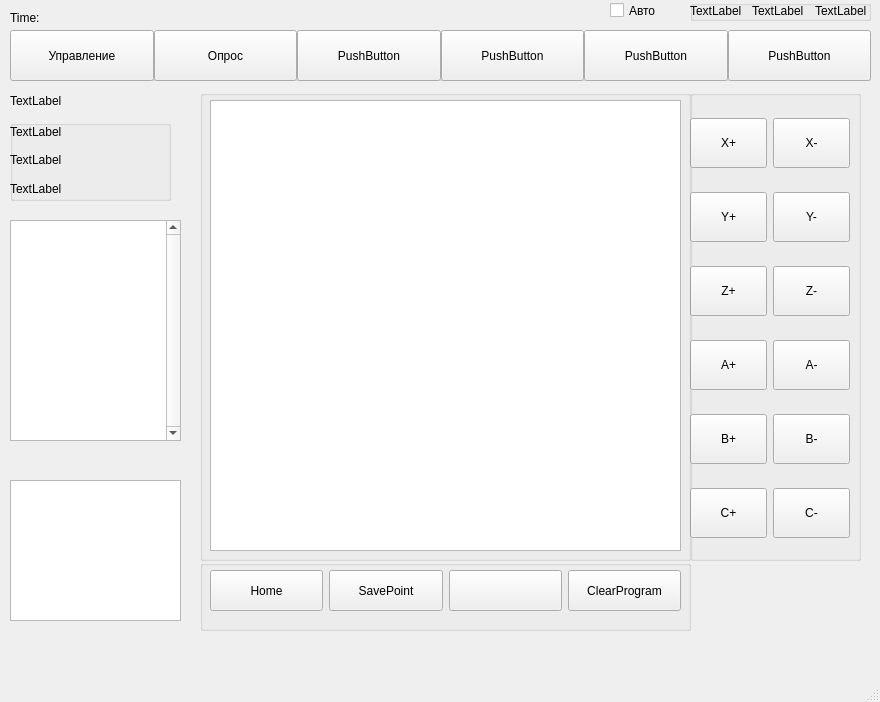
<?xml version="1.0" encoding="UTF-8"?>
<ui version="4.0">
 <class>MainWindow</class>
 <widget class="QMainWindow" name="MainWindow">
  <property name="geometry">
   <rect>
    <x>0</x>
    <y>0</y>
    <width>880</width>
    <height>702</height>
   </rect>
  </property>
  <property name="windowTitle">
   <string>MainWindow</string>
  </property>
  <widget class="QWidget" name="centralwidget">
   <widget class="QStackedWidget" name="stackedWidget">
    <property name="geometry">
     <rect>
      <x>200</x>
      <y>80</y>
      <width>671</width>
      <height>551</height>
     </rect>
    </property>
    <property name="currentIndex">
     <number>0</number>
    </property>
    <widget class="QWidget" name="ControlPage">
     <widget class="QGroupBox" name="MoveBox">
      <property name="geometry">
       <rect>
        <x>490</x>
        <y>10</y>
        <width>171</width>
        <height>471</height>
       </rect>
      </property>
      <property name="title">
       <string/>
      </property>
      <widget class="QWidget" name="verticalLayoutWidget_2">
       <property name="geometry">
        <rect>
         <x>0</x>
         <y>10</y>
         <width>160</width>
         <height>461</height>
        </rect>
       </property>
       <layout class="QVBoxLayout" name="verticalLayout_6">
        <item>
         <layout class="QHBoxLayout" name="horizontalLayout_5">
          <item>
           <widget class="QPushButton" name="XForward">
            <property name="sizePolicy">
             <sizepolicy hsizetype="Fixed" vsizetype="Fixed">
              <horstretch>0</horstretch>
              <verstretch>0</verstretch>
             </sizepolicy>
            </property>
            <property name="maximumSize">
             <size>
              <width>16777215</width>
              <height>50</height>
             </size>
            </property>
            <property name="text">
             <string>X+</string>
            </property>
           </widget>
          </item>
          <item>
           <widget class="QPushButton" name="XBackward">
            <property name="sizePolicy">
             <sizepolicy hsizetype="Fixed" vsizetype="Fixed">
              <horstretch>0</horstretch>
              <verstretch>0</verstretch>
             </sizepolicy>
            </property>
            <property name="maximumSize">
             <size>
              <width>16777215</width>
              <height>50</height>
             </size>
            </property>
            <property name="text">
             <string>X-</string>
            </property>
           </widget>
          </item>
         </layout>
        </item>
        <item>
         <layout class="QHBoxLayout" name="horizontalLayout_8">
          <item>
           <widget class="QPushButton" name="YForward">
            <property name="maximumSize">
             <size>
              <width>16777215</width>
              <height>50</height>
             </size>
            </property>
            <property name="text">
             <string>Y+</string>
            </property>
           </widget>
          </item>
          <item>
           <widget class="QPushButton" name="YBackward">
            <property name="maximumSize">
             <size>
              <width>16777215</width>
              <height>50</height>
             </size>
            </property>
            <property name="text">
             <string>Y-</string>
            </property>
           </widget>
          </item>
         </layout>
        </item>
        <item>
         <layout class="QHBoxLayout" name="horizontalLayout_9">
          <item>
           <widget class="QPushButton" name="ZForward">
            <property name="maximumSize">
             <size>
              <width>16777215</width>
              <height>50</height>
             </size>
            </property>
            <property name="text">
             <string>Z+</string>
            </property>
           </widget>
          </item>
          <item>
           <widget class="QPushButton" name="ZBackward">
            <property name="maximumSize">
             <size>
              <width>16777215</width>
              <height>50</height>
             </size>
            </property>
            <property name="text">
             <string>Z-</string>
            </property>
           </widget>
          </item>
         </layout>
        </item>
        <item>
         <layout class="QHBoxLayout" name="horizontalLayout_10">
          <item>
           <widget class="QPushButton" name="AForward">
            <property name="maximumSize">
             <size>
              <width>16777215</width>
              <height>50</height>
             </size>
            </property>
            <property name="text">
             <string>A+</string>
            </property>
           </widget>
          </item>
          <item>
           <widget class="QPushButton" name="ABackward">
            <property name="maximumSize">
             <size>
              <width>16777215</width>
              <height>50</height>
             </size>
            </property>
            <property name="text">
             <string>A-</string>
            </property>
           </widget>
          </item>
         </layout>
        </item>
        <item>
         <layout class="QHBoxLayout" name="horizontalLayout_11">
          <item>
           <widget class="QPushButton" name="BForward">
            <property name="maximumSize">
             <size>
              <width>16777215</width>
              <height>50</height>
             </size>
            </property>
            <property name="text">
             <string>B+</string>
            </property>
           </widget>
          </item>
          <item>
           <widget class="QPushButton" name="BBackward">
            <property name="maximumSize">
             <size>
              <width>16777215</width>
              <height>50</height>
             </size>
            </property>
            <property name="text">
             <string>B-</string>
            </property>
           </widget>
          </item>
         </layout>
        </item>
        <item>
         <layout class="QHBoxLayout" name="horizontalLayout_12">
          <item>
           <widget class="QPushButton" name="CForward">
            <property name="maximumSize">
             <size>
              <width>16777215</width>
              <height>50</height>
             </size>
            </property>
            <property name="text">
             <string>C+</string>
            </property>
           </widget>
          </item>
          <item>
           <widget class="QPushButton" name="CBackward">
            <property name="maximumSize">
             <size>
              <width>16777215</width>
              <height>50</height>
             </size>
            </property>
            <property name="text">
             <string>C-</string>
            </property>
           </widget>
          </item>
         </layout>
        </item>
       </layout>
      </widget>
     </widget>
     <widget class="QGroupBox" name="OutputCode">
      <property name="geometry">
       <rect>
        <x>0</x>
        <y>10</y>
        <width>491</width>
        <height>471</height>
       </rect>
      </property>
      <property name="title">
       <string/>
      </property>
      <widget class="QWidget" name="verticalLayoutWidget_5">
       <property name="geometry">
        <rect>
         <x>10</x>
         <y>10</y>
         <width>471</width>
         <height>451</height>
        </rect>
       </property>
       <layout class="QVBoxLayout" name="verticalLayout_9">
        <item>
         <widget class="QTextEdit" name="Code">
          <property name="readOnly">
           <bool>true</bool>
          </property>
          <property name="html">
           <string>&lt;!DOCTYPE HTML PUBLIC &quot;-//W3C//DTD HTML 4.0//EN&quot; &quot;http://www.w3.org/TR/REC-html40/strict.dtd&quot;&gt;
&lt;html&gt;&lt;head&gt;&lt;meta name=&quot;qrichtext&quot; content=&quot;1&quot; /&gt;&lt;style type=&quot;text/css&quot;&gt;
p, li { white-space: pre-wrap; }
&lt;/style&gt;&lt;/head&gt;&lt;body style=&quot; font-family:'MS Shell Dlg 2'; font-size:8.25pt; font-weight:400; font-style:normal;&quot;&gt;
&lt;p style=&quot;-qt-paragraph-type:empty; margin-top:0px; margin-bottom:0px; margin-left:0px; margin-right:0px; -qt-block-indent:0; text-indent:0px;&quot;&gt;&lt;br /&gt;&lt;/p&gt;&lt;/body&gt;&lt;/html&gt;</string>
          </property>
         </widget>
        </item>
       </layout>
      </widget>
     </widget>
     <widget class="QGroupBox" name="ParametrsButtons">
      <property name="geometry">
       <rect>
        <x>0</x>
        <y>480</y>
        <width>491</width>
        <height>71</height>
       </rect>
      </property>
      <property name="title">
       <string/>
      </property>
      <widget class="QWidget" name="horizontalLayoutWidget">
       <property name="geometry">
        <rect>
         <x>10</x>
         <y>10</y>
         <width>471</width>
         <height>41</height>
        </rect>
       </property>
       <layout class="QHBoxLayout" name="horizontalLayout">
        <item>
         <widget class="QPushButton" name="HomeButton">
          <property name="sizePolicy">
           <sizepolicy hsizetype="Minimum" vsizetype="Minimum">
            <horstretch>0</horstretch>
            <verstretch>0</verstretch>
           </sizepolicy>
          </property>
          <property name="text">
           <string>Home</string>
          </property>
         </widget>
        </item>
        <item>
         <widget class="QPushButton" name="SavePointButton">
          <property name="sizePolicy">
           <sizepolicy hsizetype="Minimum" vsizetype="Minimum">
            <horstretch>0</horstretch>
            <verstretch>0</verstretch>
           </sizepolicy>
          </property>
          <property name="text">
           <string>SavePoint</string>
          </property>
         </widget>
        </item>
        <item>
         <widget class="QPushButton" name="pushButton_23">
          <property name="sizePolicy">
           <sizepolicy hsizetype="Minimum" vsizetype="Minimum">
            <horstretch>0</horstretch>
            <verstretch>0</verstretch>
           </sizepolicy>
          </property>
          <property name="text">
           <string/>
          </property>
         </widget>
        </item>
        <item>
         <widget class="QPushButton" name="ClearProgramButtons">
          <property name="sizePolicy">
           <sizepolicy hsizetype="Minimum" vsizetype="Minimum">
            <horstretch>0</horstretch>
            <verstretch>0</verstretch>
           </sizepolicy>
          </property>
          <property name="text">
           <string>ClearProgram</string>
          </property>
         </widget>
        </item>
       </layout>
      </widget>
     </widget>
    </widget>
    <widget class="QWidget" name="SurvayPage">
     <widget class="QGroupBox" name="StatusSurvey">
      <property name="geometry">
       <rect>
        <x>10</x>
        <y>10</y>
        <width>161</width>
        <height>81</height>
       </rect>
      </property>
      <property name="title">
       <string/>
      </property>
      <widget class="QWidget" name="verticalLayoutWidget_3">
       <property name="geometry">
        <rect>
         <x>0</x>
         <y>0</y>
         <width>160</width>
         <height>80</height>
        </rect>
       </property>
       <layout class="QVBoxLayout" name="verticalLayout_7">
        <item>
         <widget class="QLabel" name="label_8">
          <property name="text">
           <string>TextLabel</string>
          </property>
         </widget>
        </item>
        <item>
         <widget class="QLabel" name="label_9">
          <property name="text">
           <string>TextLabel</string>
          </property>
         </widget>
        </item>
        <item>
         <widget class="QLabel" name="label_10">
          <property name="text">
           <string>TextLabel</string>
          </property>
         </widget>
        </item>
       </layout>
      </widget>
     </widget>
     <widget class="QGroupBox" name="Question">
      <property name="geometry">
       <rect>
        <x>10</x>
        <y>120</y>
        <width>651</width>
        <height>81</height>
       </rect>
      </property>
      <property name="title">
       <string/>
      </property>
      <widget class="QWidget" name="horizontalLayoutWidget_7">
       <property name="geometry">
        <rect>
         <x>0</x>
         <y>0</y>
         <width>651</width>
         <height>81</height>
        </rect>
       </property>
       <layout class="QHBoxLayout" name="horizontalLayout_13">
        <property name="spacing">
         <number>1</number>
        </property>
        <item>
         <widget class="QLabel" name="label_11">
          <property name="maximumSize">
           <size>
            <width>70</width>
            <height>16777215</height>
           </size>
          </property>
          <property name="text">
           <string>TextLabel</string>
          </property>
         </widget>
        </item>
        <item>
         <widget class="QRadioButton" name="radioButton">
          <property name="maximumSize">
           <size>
            <width>35</width>
            <height>16777215</height>
           </size>
          </property>
          <property name="text">
           <string>1</string>
          </property>
         </widget>
        </item>
        <item>
         <widget class="QRadioButton" name="radioButton_2">
          <property name="maximumSize">
           <size>
            <width>35</width>
            <height>16777215</height>
           </size>
          </property>
          <property name="text">
           <string>2</string>
          </property>
         </widget>
        </item>
        <item>
         <widget class="QRadioButton" name="radioButton_3">
          <property name="maximumSize">
           <size>
            <width>35</width>
            <height>16777215</height>
           </size>
          </property>
          <property name="text">
           <string>3</string>
          </property>
         </widget>
        </item>
        <item>
         <widget class="QRadioButton" name="radioButton_4">
          <property name="maximumSize">
           <size>
            <width>35</width>
            <height>16777215</height>
           </size>
          </property>
          <property name="text">
           <string>4</string>
          </property>
         </widget>
        </item>
        <item>
         <widget class="QRadioButton" name="radioButton_5">
          <property name="maximumSize">
           <size>
            <width>35</width>
            <height>16777215</height>
           </size>
          </property>
          <property name="text">
           <string>5</string>
          </property>
         </widget>
        </item>
        <item>
         <widget class="QRadioButton" name="radioButton_6">
          <property name="maximumSize">
           <size>
            <width>35</width>
            <height>16777215</height>
           </size>
          </property>
          <property name="text">
           <string>6</string>
          </property>
         </widget>
        </item>
        <item>
         <widget class="QRadioButton" name="radioButton_8">
          <property name="maximumSize">
           <size>
            <width>35</width>
            <height>16777215</height>
           </size>
          </property>
          <property name="text">
           <string>7</string>
          </property>
         </widget>
        </item>
        <item>
         <widget class="QRadioButton" name="radioButton_7">
          <property name="maximumSize">
           <size>
            <width>35</width>
            <height>16777215</height>
           </size>
          </property>
          <property name="text">
           <string>8</string>
          </property>
         </widget>
        </item>
        <item>
         <widget class="QRadioButton" name="radioButton_9">
          <property name="maximumSize">
           <size>
            <width>35</width>
            <height>16777215</height>
           </size>
          </property>
          <property name="text">
           <string>9</string>
          </property>
         </widget>
        </item>
        <item>
         <widget class="QRadioButton" name="radioButton_10">
          <property name="maximumSize">
           <size>
            <width>35</width>
            <height>16777215</height>
           </size>
          </property>
          <property name="text">
           <string>10</string>
          </property>
         </widget>
        </item>
       </layout>
      </widget>
     </widget>
     <widget class="QGroupBox" name="HistorySurvey">
      <property name="geometry">
       <rect>
        <x>20</x>
        <y>410</y>
        <width>331</width>
        <height>131</height>
       </rect>
      </property>
      <property name="title">
       <string>История</string>
      </property>
      <property name="flat">
       <bool>false</bool>
      </property>
      <widget class="QWidget" name="verticalLayoutWidget_4">
       <property name="geometry">
        <rect>
         <x>0</x>
         <y>20</y>
         <width>311</width>
         <height>111</height>
        </rect>
       </property>
       <layout class="QVBoxLayout" name="verticalLayout_8">
        <item>
         <widget class="QTextEdit" name="textEdit_2"/>
        </item>
       </layout>
      </widget>
     </widget>
     <widget class="QPushButton" name="SentAnswer">
      <property name="geometry">
       <rect>
        <x>530</x>
        <y>480</y>
        <width>111</width>
        <height>41</height>
       </rect>
      </property>
      <property name="text">
       <string>Отправить</string>
      </property>
     </widget>
    </widget>
   </widget>
   <widget class="QLabel" name="StatusPanel">
    <property name="geometry">
     <rect>
      <x>10</x>
      <y>90</y>
      <width>51</width>
      <height>21</height>
     </rect>
    </property>
    <property name="text">
     <string>TextLabel</string>
    </property>
   </widget>
   <widget class="QGroupBox" name="StatusPanel_2">
    <property name="geometry">
     <rect>
      <x>10</x>
      <y>120</y>
      <width>161</width>
      <height>81</height>
     </rect>
    </property>
    <property name="title">
     <string/>
    </property>
    <widget class="QWidget" name="verticalLayoutWidget">
     <property name="geometry">
      <rect>
       <x>0</x>
       <y>0</y>
       <width>160</width>
       <height>80</height>
      </rect>
     </property>
     <layout class="QVBoxLayout" name="verticalLayout">
      <item>
       <widget class="QLabel" name="label_2">
        <property name="text">
         <string>TextLabel</string>
        </property>
       </widget>
      </item>
      <item>
       <widget class="QLabel" name="label_3">
        <property name="text">
         <string>TextLabel</string>
        </property>
       </widget>
      </item>
      <item>
       <widget class="QLabel" name="label_4">
        <property name="text">
         <string>TextLabel</string>
        </property>
       </widget>
      </item>
     </layout>
    </widget>
   </widget>
   <widget class="QLabel" name="TimeLabel">
    <property name="geometry">
     <rect>
      <x>10</x>
      <y>10</y>
      <width>121</width>
      <height>16</height>
     </rect>
    </property>
    <property name="text">
     <string>Time: </string>
    </property>
   </widget>
   <widget class="QGroupBox" name="StatusRobot">
    <property name="geometry">
     <rect>
      <x>690</x>
      <y>0</y>
      <width>181</width>
      <height>21</height>
     </rect>
    </property>
    <property name="title">
     <string/>
    </property>
    <widget class="QWidget" name="horizontalLayoutWidget_8">
     <property name="geometry">
      <rect>
       <x>0</x>
       <y>0</y>
       <width>181</width>
       <height>21</height>
      </rect>
     </property>
     <layout class="QHBoxLayout" name="horizontalLayout_14">
      <item>
       <widget class="QLabel" name="label_5">
        <property name="text">
         <string>TextLabel</string>
        </property>
       </widget>
      </item>
      <item>
       <widget class="QLabel" name="label_6">
        <property name="text">
         <string>TextLabel</string>
        </property>
       </widget>
      </item>
      <item>
       <widget class="QLabel" name="label_7">
        <property name="text">
         <string>TextLabel</string>
        </property>
       </widget>
      </item>
     </layout>
    </widget>
   </widget>
   <widget class="QGroupBox" name="Positions">
    <property name="geometry">
     <rect>
      <x>10</x>
      <y>480</y>
      <width>171</width>
      <height>141</height>
     </rect>
    </property>
    <property name="title">
     <string/>
    </property>
    <widget class="QTextEdit" name="OutputPos">
     <property name="geometry">
      <rect>
       <x>0</x>
       <y>0</y>
       <width>171</width>
       <height>141</height>
      </rect>
     </property>
     <property name="readOnly">
      <bool>true</bool>
     </property>
    </widget>
   </widget>
   <widget class="QGroupBox" name="OutLog">
    <property name="geometry">
     <rect>
      <x>10</x>
      <y>220</y>
      <width>171</width>
      <height>221</height>
     </rect>
    </property>
    <property name="title">
     <string/>
    </property>
    <widget class="QWidget" name="verticalLayoutWidget_7">
     <property name="geometry">
      <rect>
       <x>0</x>
       <y>0</y>
       <width>171</width>
       <height>221</height>
      </rect>
     </property>
     <layout class="QVBoxLayout" name="verticalLayout_11">
      <item>
       <widget class="QTextEdit" name="Output">
        <property name="verticalScrollBarPolicy">
         <enum>Qt::ScrollBarAlwaysOn</enum>
        </property>
        <property name="readOnly">
         <bool>true</bool>
        </property>
       </widget>
      </item>
     </layout>
    </widget>
   </widget>
   <widget class="QGroupBox" name="PagesButton">
    <property name="geometry">
     <rect>
      <x>10</x>
      <y>30</y>
      <width>861</width>
      <height>51</height>
     </rect>
    </property>
    <property name="title">
     <string/>
    </property>
    <widget class="QWidget" name="horizontalLayoutWidget_2">
     <property name="geometry">
      <rect>
       <x>0</x>
       <y>0</y>
       <width>861</width>
       <height>51</height>
      </rect>
     </property>
     <layout class="QHBoxLayout" name="horizontalLayout_2">
      <property name="spacing">
       <number>0</number>
      </property>
      <item>
       <widget class="QPushButton" name="ControlPageButton">
        <property name="sizePolicy">
         <sizepolicy hsizetype="Minimum" vsizetype="Minimum">
          <horstretch>0</horstretch>
          <verstretch>0</verstretch>
         </sizepolicy>
        </property>
        <property name="maximumSize">
         <size>
          <width>16777215</width>
          <height>16777215</height>
         </size>
        </property>
        <property name="text">
         <string>Управление</string>
        </property>
       </widget>
      </item>
      <item>
       <widget class="QPushButton" name="SurveyPageButton">
        <property name="sizePolicy">
         <sizepolicy hsizetype="Minimum" vsizetype="Minimum">
          <horstretch>0</horstretch>
          <verstretch>0</verstretch>
         </sizepolicy>
        </property>
        <property name="maximumSize">
         <size>
          <width>16777215</width>
          <height>16777215</height>
         </size>
        </property>
        <property name="text">
         <string>Опрос</string>
        </property>
       </widget>
      </item>
      <item>
       <widget class="QPushButton" name="pushButton_5">
        <property name="enabled">
         <bool>true</bool>
        </property>
        <property name="sizePolicy">
         <sizepolicy hsizetype="Minimum" vsizetype="Minimum">
          <horstretch>0</horstretch>
          <verstretch>0</verstretch>
         </sizepolicy>
        </property>
        <property name="maximumSize">
         <size>
          <width>16777215</width>
          <height>16777215</height>
         </size>
        </property>
        <property name="text">
         <string>PushButton</string>
        </property>
       </widget>
      </item>
      <item>
       <widget class="QPushButton" name="pushButton_6">
        <property name="sizePolicy">
         <sizepolicy hsizetype="Minimum" vsizetype="Minimum">
          <horstretch>0</horstretch>
          <verstretch>0</verstretch>
         </sizepolicy>
        </property>
        <property name="maximumSize">
         <size>
          <width>16777215</width>
          <height>16777215</height>
         </size>
        </property>
        <property name="text">
         <string>PushButton</string>
        </property>
       </widget>
      </item>
      <item>
       <widget class="QPushButton" name="pushButton_7">
        <property name="sizePolicy">
         <sizepolicy hsizetype="Minimum" vsizetype="Minimum">
          <horstretch>0</horstretch>
          <verstretch>0</verstretch>
         </sizepolicy>
        </property>
        <property name="maximumSize">
         <size>
          <width>16777215</width>
          <height>16777215</height>
         </size>
        </property>
        <property name="text">
         <string>PushButton</string>
        </property>
       </widget>
      </item>
      <item>
       <widget class="QPushButton" name="pushButton_8">
        <property name="sizePolicy">
         <sizepolicy hsizetype="Minimum" vsizetype="Minimum">
          <horstretch>0</horstretch>
          <verstretch>0</verstretch>
         </sizepolicy>
        </property>
        <property name="maximumSize">
         <size>
          <width>16777215</width>
          <height>16777215</height>
         </size>
        </property>
        <property name="text">
         <string>PushButton</string>
        </property>
       </widget>
      </item>
     </layout>
    </widget>
   </widget>
   <widget class="QCheckBox" name="AutomaticModeButton">
    <property name="geometry">
     <rect>
      <x>610</x>
      <y>0</y>
      <width>61</width>
      <height>21</height>
     </rect>
    </property>
    <property name="text">
     <string>Авто</string>
    </property>
    <property name="tristate">
     <bool>false</bool>
    </property>
   </widget>
  </widget>
  <widget class="QMenuBar" name="menubar">
   <property name="geometry">
    <rect>
     <x>0</x>
     <y>0</y>
     <width>880</width>
     <height>21</height>
    </rect>
   </property>
  </widget>
  <widget class="QStatusBar" name="statusbar"/>
 </widget>
 <resources/>
 <connections/>
</ui>
